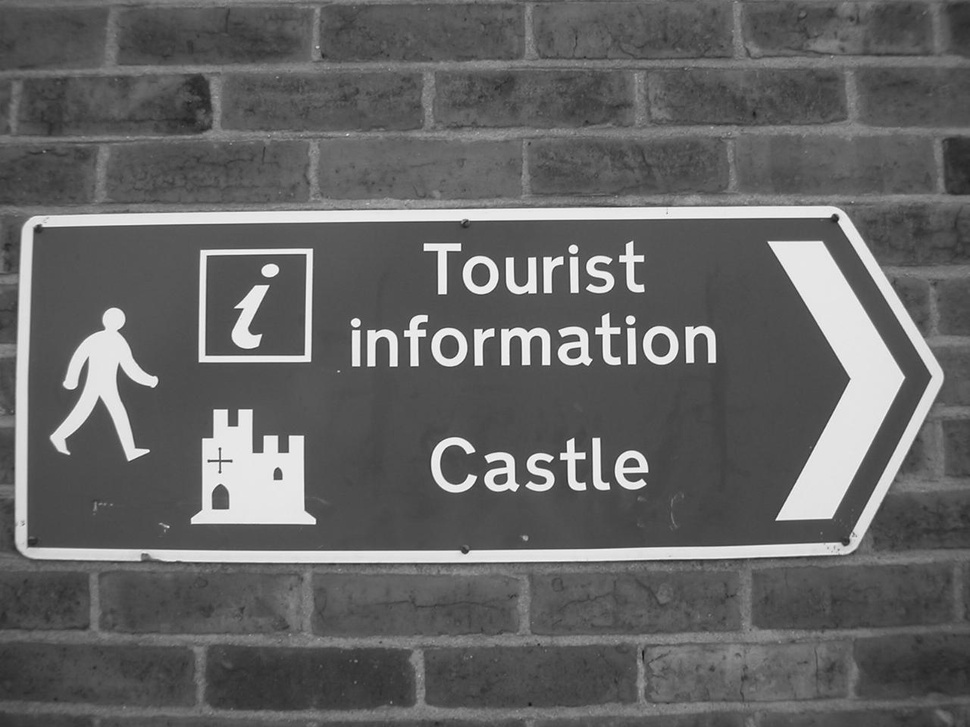
#> input picture Imagens/castle.jpg, 970 x 727 px, shrunk from 1280 x 960 before the run, found by its file name
$ python exemplo6a.py
#> lines starting #> are read from the running program, lines starting #| are printed output that depends on the picture
import cv2
import numpy as np
from matplotlib import pyplot as plt

I1 = cv2.imread('./Imagens/castle.jpg', cv2.IMREAD_GRAYSCALE)
#> I1 is the input picture: shape (727, 970); min 20, max 255, mean 100.5

# histograma
hist1 = cv2.calcHist([I1], [0], None, [256], [0, 256])
#> hist1 = 256 values, max 26560 at index 80, min 0 at index 0, mean 2754.6
hist1 = hist1[:,0]

# pdf (função densidade acumulada)
pdf = hist1/I1.size
#> pdf = 256 values, max 0.0377 at index 80, min 0 at index 0, mean 0.00391


# função de distribuição acumulada
cdf = np.cumsum(pdf)
#> cdf = 256 values from 0 to 1

# função de processamento/mapeamento
f = np.uint8(256*cdf)
#> f = 256 values from 0 to 255

# equalização do histograma
n_linhas, n_colunas = I1.shape
#> n_linhas = 727; n_colunas = 970

I2 = np.zeros((n_linhas, n_colunas), np.uint8)

for x in np.arange(0, n_colunas):
    for y in np.arange(0, n_linhas):
        I2[y,x] = f[I1[y,x]] # type: ignore
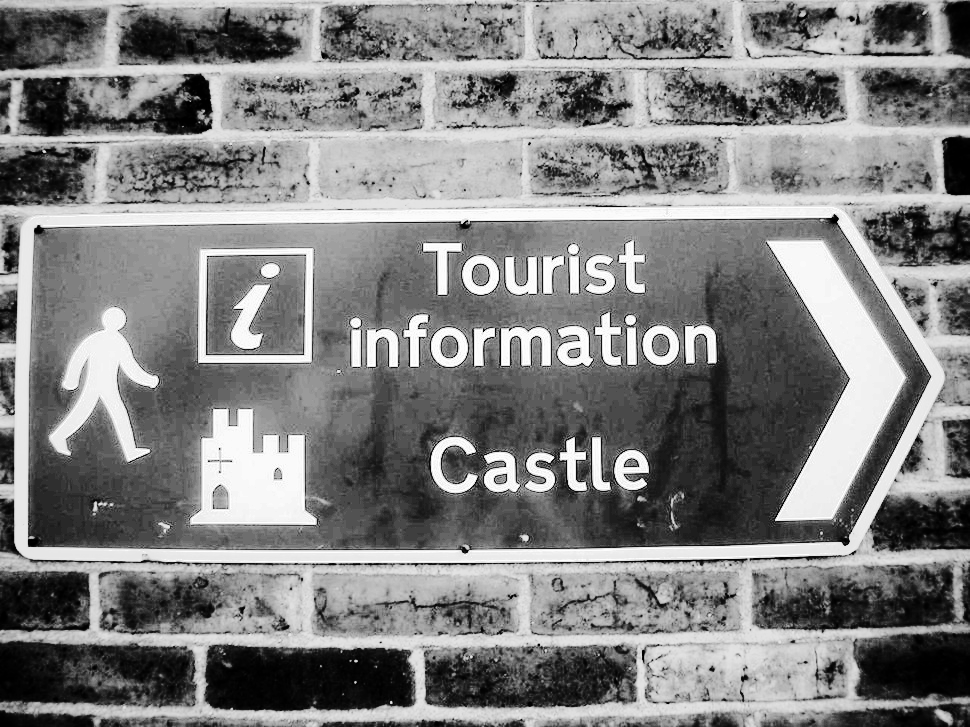
#> I2: shape (727, 970); min 0, max 255, mean 129.9

# calcula o histograma da imagem em escala de cinza
hist2 = cv2.calcHist([I2], [0], None, [256], [0, 256])
#> hist2 = 256 values, max 26560 at index 101, min 0 at index 10, mean 2754.6
hist2 = hist2[:,0]

# apresenta imagens na tela
cv2.imshow('Imagem original', I1)
cv2.imshow('Imagem processada', I2)
cv2.waitKey(0)

# apresenta histograma

plt.bar(np.arange(0,256), hist1)
plt.bar(np.arange(0,256), hist2)
plt.xlim([0,255])
plt.title('Histograma')
plt.ylabel('Contagem dos pixels')
plt.xlabel('Valores do pixels')
plt.show()
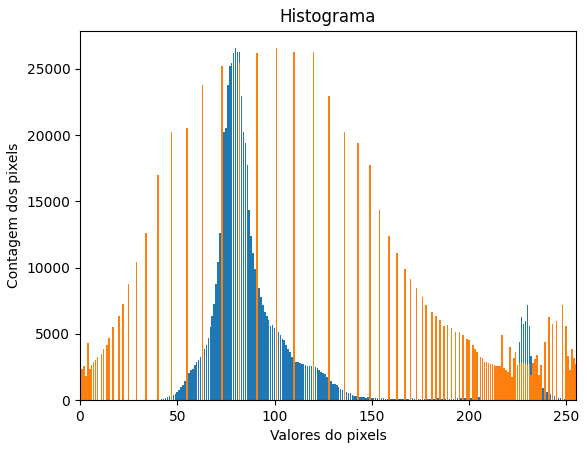
#> figure drawn by matplotlib, 1 panel; tallest bar 26560 high, from x = 79.6 to 80.4; tallest bar 26560 high, from x = 100.6 to 101.4
cv2.waitKey(0)

$ run again, with Imagens/Burrinhos.jpg copied over Imagens/castle.jpg
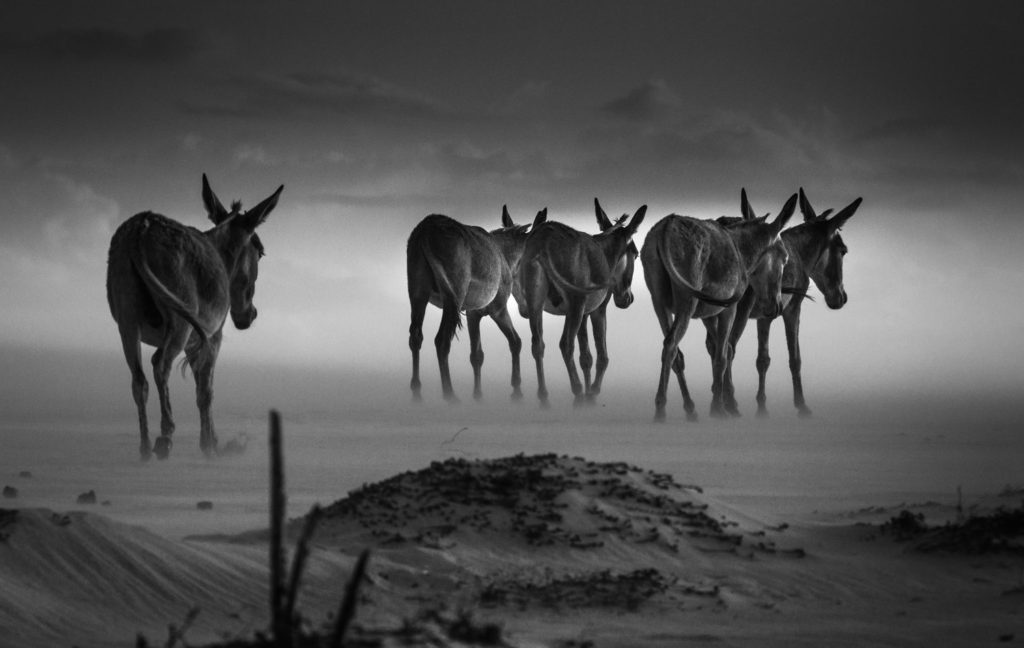
#> input picture Imagens/Burrinhos.jpg, 1024 x 648 px, found by its file name
#> I1 is the input picture: shape (648, 1024); min 0, max 255, mean 83.7
#> hist1 = 256 values, max 11669 at index 55, min 3 at index 0, mean 2592
#> pdf = 256 values, max 0.0176 at index 55, min 4.52e-06 at index 0, mean 0.00391
#> cdf = 256 values from 4.52e-06 to 1
#> f = 256 values from 0 to 255
#> after the loop `for x in np.arange(0, n_colunas):`:
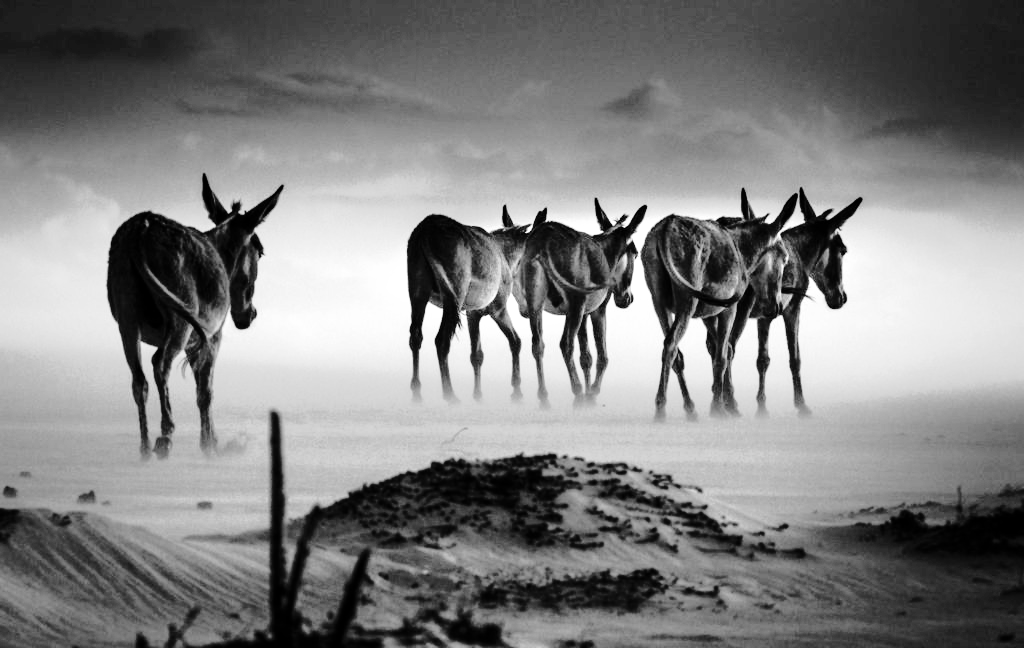
#> I2: shape (648, 1024); min 0, max 255, mean 128.5
#> hist2 = 256 values, max 11669 at index 83, min 0 at index 22, mean 2592
#> `plt.show()`:
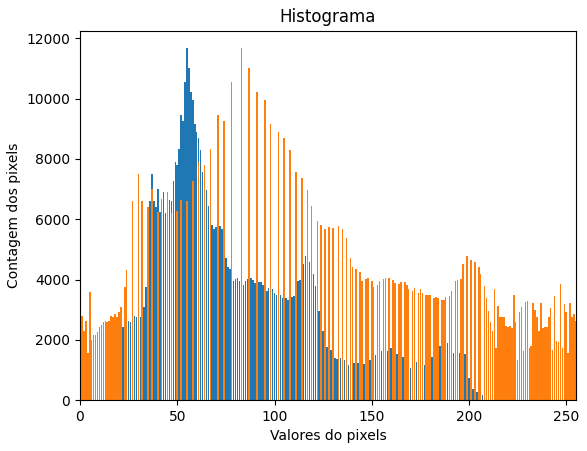
#> figure drawn by matplotlib, 1 panel; tallest bar 11669 high, from x = 54.6 to 55.4; tallest bar 11669 high, from x = 82.6 to 83.4
